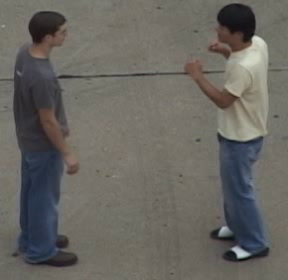
#> input picture frame 10 of pytorch-openpose/data/ut-interaction_dataset/18_4_4.avi, 288 x 280 px, given in place of 0_11_4.avi, which was not available
$ python transforms.py
#> lines starting #> are read from the running program, lines starting #| are printed output that depends on the picture; pictures that were not available may be replaced by others from this repository, and a replacement may not be noted
import numbers
import random
import cv2
import os
import numpy as np
import matplotlib.pyplot as plt
from PIL import Image, ImageOps


# 效果测试
def drawImage(img1, img2):
    plt.figure()
    plt.subplot(1, 2, 1)
    plt.imshow(img1)
    plt.subplot(1, 2, 2)
    plt.imshow(img2)
    plt.savefig("test.jpg")

def getSize(size):
    # 若输入单个数，则把图像裁剪成crop_size*crop_size的正方形
    # 否则，就按照相应的输入裁剪
    if isinstance(size, numbers.Number):
        size = (int(size), int(size))
    else:
        size = size
    return size

# 缩放
# [40 lines left out: functions GroupScale, GroupHorizontalFlip, GroupRandomTranslate, not called in this run]

# 绘图看了一下，裁剪会导致丢掉很多信息，以后再考虑裁剪的事吧
# 随机裁剪
def GroupRandomCrop(img_group, crop_size=224):
    img1 = img_group[0]
    print(img1.shape)
    crop_size = getSize(crop_size)

    result = []

    h, w = (img_group[0].shape)[:2]
    print("h:{},w:{},cs0:{},cs1:{}".format(h, w, crop_size[0], crop_size[1]))
    x = random.randint(0, h - crop_size[0])
    y = random.randint(0, w - crop_size[1])

    for img in img_group:
        result.append(img[x:x+crop_size[0], y:y+crop_size[1]])
    img2 = result[0]
    drawImage(img1, img2)
    #return result

# 尺度抖动
# [52 lines left out: functions GroupScaleJittering, PCA_Jittering, not called in this run]


if __name__ == "__main__":
    video_path = "/home/jlm/pytorch-openpose/data/test/0_11_4.avi"
    cap = cv2.VideoCapture(video_path)
    video = []
    for i in range(3):
        ret, frame = cap.read()
        frame = cv2.resize(frame, (320, 256), interpolation=cv2.INTER_LINEAR)
        video.append(frame)
#> this loop made 3 passes
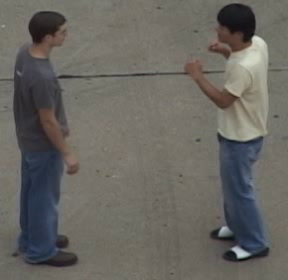
#> input picture frame 10 of pytorch-openpose/data/ut-interaction_dataset/18_4_4.avi, 288 x 280 px, given in place of 0_11_4.avi, which was not available
#> pass 1, `frame = cv2.resize(frame, (320, 256), interpolation=cv2.INTER_LINEAR)`:
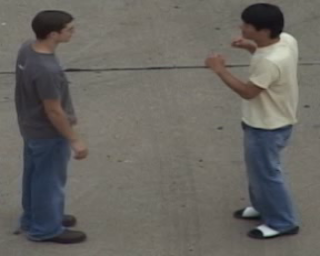
#> frame: shape (256, 320, 3); mean B, G, R 96.8, 101.6, 104
#> after the loop, video = 3 items
    GroupRandomCrop(video)
#| (256, 320, 3)
#| h:256,w:320,cs0:224,cs1:224
#> the loop in GroupRandomCrop, `for img in img_group:` made 3 passes
#> in GroupRandomCrop, `img2 = result[0]`:
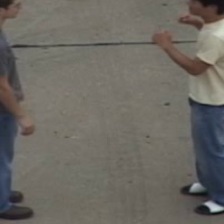
#> img2: shape (224, 224, 3); mean of channels 0, 1, 2 98.6, 104.6, 108; drawn as B, G, R
#> in drawImage, `plt.savefig("test.jpg")`:
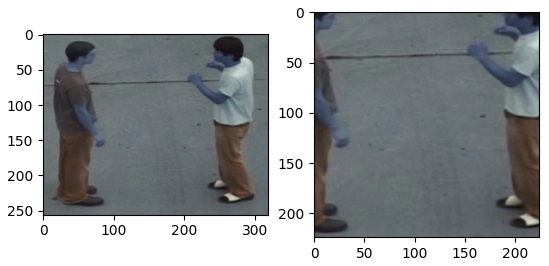
#> figure drawn by matplotlib, 2 panels; B, G, R data is drawn as R, G, B

$ run again, starting later in the video
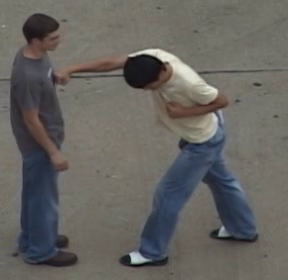
#> input picture frame 48 of pytorch-openpose/data/ut-interaction_dataset/18_4_4.avi, 288 x 280 px, given in place of 0_11_4.avi, which was not available
#> the loop `for i in range(3):` made 3 passes
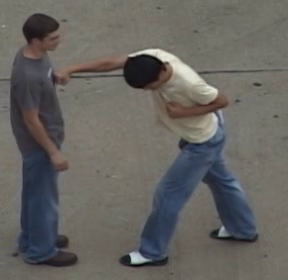
#> input picture frame 48 of pytorch-openpose/data/ut-interaction_dataset/18_4_4.avi, 288 x 280 px, given in place of 0_11_4.avi, which was not available
#> pass 1, `frame = cv2.resize(frame, (320, 256), interpolation=cv2.INTER_LINEAR)`:
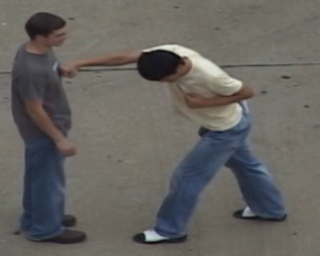
#> frame: shape (256, 320, 3); mean B, G, R 96.1, 99.4, 101.5
#> after the loop `for i in range(3):`: video = 3 items
#| (256, 320, 3)
#| h:256,w:320,cs0:224,cs1:224
#> the loop in GroupRandomCrop, `for img in img_group:` made 3 passes
#> in drawImage, `plt.savefig("test.jpg")`:
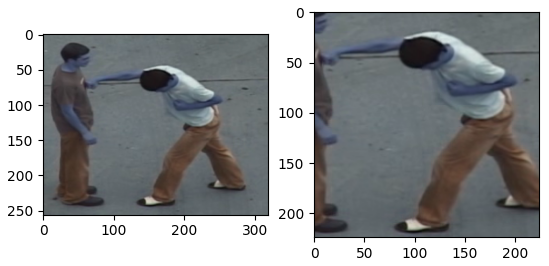
#> figure drawn by matplotlib, 2 panels; B, G, R data is drawn as R, G, B

$ run again, starting later in the video
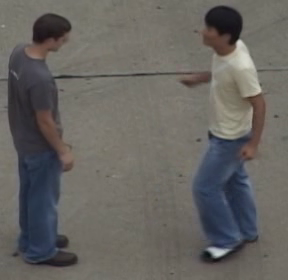
#> input picture frame 86 of pytorch-openpose/data/ut-interaction_dataset/18_4_4.avi, 288 x 280 px, given in place of 0_11_4.avi, which was not available
#> the loop `for i in range(3):` made 3 passes
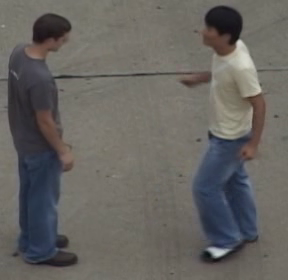
#> input picture frame 86 of pytorch-openpose/data/ut-interaction_dataset/18_4_4.avi, 288 x 280 px, given in place of 0_11_4.avi, which was not available
#> pass 3, `frame = cv2.resize(frame, (320, 256), interpolation=cv2.INTER_LINEAR)`:
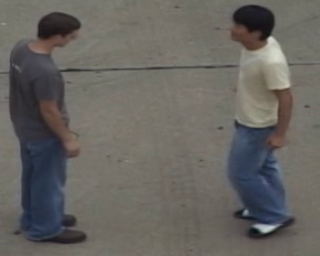
#> frame: shape (256, 320, 3); mean B, G, R 96.2, 100.3, 102.9
#> after the loop `for i in range(3):`: video = 3 items
#| (256, 320, 3)
#| h:256,w:320,cs0:224,cs1:224
#> the loop in GroupRandomCrop, `for img in img_group:` made 3 passes
#> in GroupRandomCrop, `img2 = result[0]`:
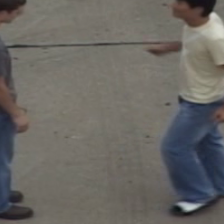
#> img2: shape (224, 224, 3); mean of channels 0, 1, 2 98.8, 102.9, 105.5; drawn as B, G, R
